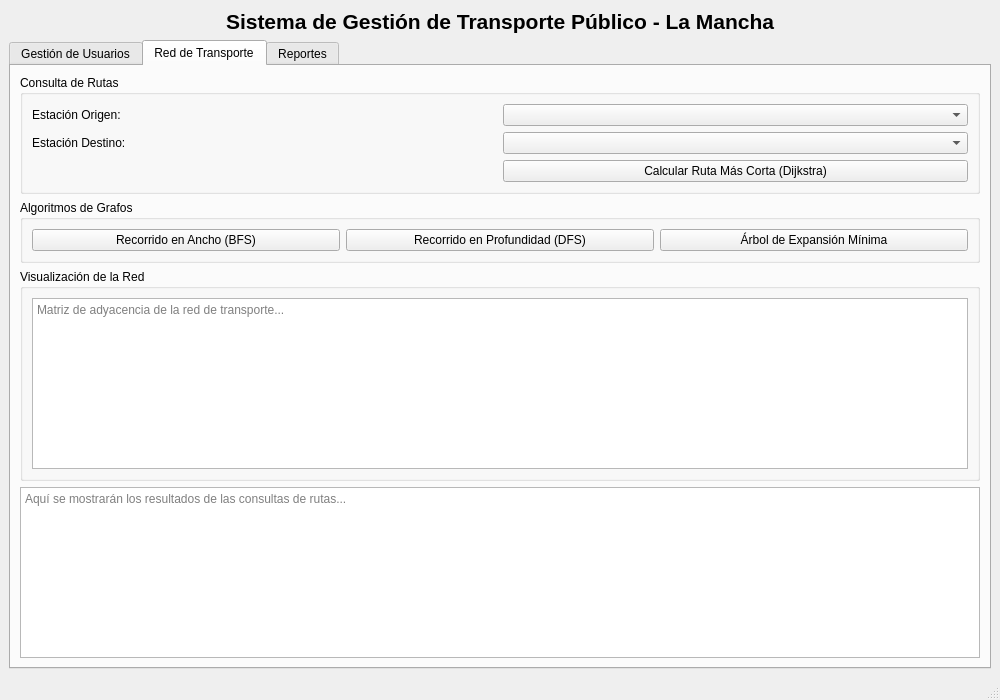
<?xml version="1.0" encoding="UTF-8"?>
<ui version="4.0">
 <class>MainWindow</class>
 <widget class="QMainWindow" name="MainWindow">
  <property name="geometry">
   <rect>
    <x>0</x>
    <y>0</y>
    <width>1000</width>
    <height>700</height>
   </rect>
  </property>
  <property name="windowTitle">
   <string>RUTAS DE TRANSPORTE 1.0 - La Mancha</string>
  </property>
  <widget class="QWidget" name="centralwidget">
   <layout class="QVBoxLayout" name="verticalLayout">
    <item>
     <widget class="QLabel" name="lblTitulo">
      <property name="font">
       <font>
        <pointsize>16</pointsize>
        <bold>true</bold>
       </font>
      </property>
      <property name="text">
       <string>Sistema de Gestión de Transporte Público - La Mancha</string>
      </property>
      <property name="alignment">
       <set>Qt::AlignmentFlag::AlignCenter</set>
      </property>
     </widget>
    </item>
    <item>
     <widget class="QTabWidget" name="tabWidget">
      <property name="currentIndex">
       <number>1</number>
      </property>
      <widget class="QWidget" name="tabUsuarios">
       <attribute name="title">
        <string>Gestión de Usuarios</string>
       </attribute>
       <layout class="QVBoxLayout" name="verticalLayout_2">
        <item>
         <widget class="QGroupBox" name="groupBoxRegistro">
          <property name="title">
           <string>Registrar Nuevo Usuario</string>
          </property>
          <layout class="QFormLayout" name="formLayout">
           <item row="0" column="0">
            <widget class="QLabel" name="lblIdentificacion">
             <property name="text">
              <string>Identificación:</string>
             </property>
            </widget>
           </item>
           <item row="0" column="1">
            <widget class="QLineEdit" name="txtIdentificacion">
             <property name="placeholderText">
              <string>Ingrese número de identificación</string>
             </property>
            </widget>
           </item>
           <item row="1" column="0">
            <widget class="QLabel" name="lblNombre">
             <property name="text">
              <string>Nombre:</string>
             </property>
            </widget>
           </item>
           <item row="1" column="1">
            <widget class="QLineEdit" name="txtNombre">
             <property name="placeholderText">
              <string>Ingrese nombre completo</string>
             </property>
            </widget>
           </item>
           <item row="2" column="0">
            <widget class="QLabel" name="lblEdad">
             <property name="text">
              <string>Edad:</string>
             </property>
            </widget>
           </item>
           <item row="2" column="1">
            <widget class="QSpinBox" name="spinEdad">
             <property name="minimum">
              <number>1</number>
             </property>
             <property name="maximum">
              <number>120</number>
             </property>
            </widget>
           </item>
           <item row="3" column="0">
            <widget class="QLabel" name="lblSaldo">
             <property name="text">
              <string>Saldo Inicial:</string>
             </property>
            </widget>
           </item>
           <item row="3" column="1">
            <widget class="QDoubleSpinBox" name="spinSaldo">
             <property name="prefix">
              <string>₡ </string>
             </property>
             <property name="maximum">
              <double>999999.989999999990687</double>
             </property>
            </widget>
           </item>
           <item row="4" column="1">
            <layout class="QHBoxLayout" name="horizontalLayout">
             <item>
              <widget class="QPushButton" name="btnRegistrar">
               <property name="text">
                <string>Registrar Usuario</string>
               </property>
              </widget>
             </item>
             <item>
              <widget class="QPushButton" name="btnBuscar">
               <property name="text">
                <string>Buscar Usuario</string>
               </property>
              </widget>
             </item>
             <item>
              <widget class="QPushButton" name="btnEliminar">
               <property name="text">
                <string>Eliminar Usuario</string>
               </property>
              </widget>
             </item>
            </layout>
           </item>
          </layout>
         </widget>
        </item>
        <item>
         <widget class="QGroupBox" name="groupBoxRecorridos">
          <property name="title">
           <string>Recorridos del Árbol</string>
          </property>
          <layout class="QHBoxLayout" name="horizontalLayout_2">
           <item>
            <widget class="QPushButton" name="btnPreOrden">
             <property name="text">
              <string>Pre-Orden</string>
             </property>
            </widget>
           </item>
           <item>
            <widget class="QPushButton" name="btnEnOrden">
             <property name="text">
              <string>En-Orden</string>
             </property>
            </widget>
           </item>
           <item>
            <widget class="QPushButton" name="btnPostOrden">
             <property name="text">
              <string>Post-Orden</string>
             </property>
            </widget>
           </item>
           <item>
            <widget class="QPushButton" name="btnOrdenarAlfabeticamente">
             <property name="text">
              <string>Ordenar Alfabéticamente</string>
             </property>
            </widget>
           </item>
          </layout>
         </widget>
        </item>
        <item>
         <widget class="QTextEdit" name="txtResultadosUsuarios">
          <property name="readOnly">
           <bool>true</bool>
          </property>
          <property name="placeholderText">
           <string>Aquí se mostrarán los resultados de las operaciones con usuarios...</string>
          </property>
         </widget>
        </item>
       </layout>
      </widget>
      <widget class="QWidget" name="tabRutas">
       <attribute name="title">
        <string>Red de Transporte</string>
       </attribute>
       <layout class="QVBoxLayout" name="verticalLayout_3">
        <item>
         <widget class="QGroupBox" name="groupBoxConsultaRuta">
          <property name="title">
           <string>Consulta de Rutas</string>
          </property>
          <layout class="QGridLayout" name="gridLayout">
           <item row="0" column="0">
            <widget class="QLabel" name="lblOrigen">
             <property name="text">
              <string>Estación Origen:</string>
             </property>
            </widget>
           </item>
           <item row="0" column="1">
            <widget class="QComboBox" name="cmbOrigen"/>
           </item>
           <item row="1" column="0">
            <widget class="QLabel" name="lblDestino">
             <property name="text">
              <string>Estación Destino:</string>
             </property>
            </widget>
           </item>
           <item row="1" column="1">
            <widget class="QComboBox" name="cmbDestino"/>
           </item>
           <item row="2" column="1">
            <widget class="QPushButton" name="btnCalcularRutaMasCorta">
             <property name="text">
              <string>Calcular Ruta Más Corta (Dijkstra)</string>
             </property>
            </widget>
           </item>
          </layout>
         </widget>
        </item>
        <item>
         <widget class="QGroupBox" name="groupBoxAlgoritmos">
          <property name="title">
           <string>Algoritmos de Grafos</string>
          </property>
          <layout class="QHBoxLayout" name="horizontalLayout_3">
           <item>
            <widget class="QPushButton" name="btnRecorridoAncho">
             <property name="text">
              <string>Recorrido en Ancho (BFS)</string>
             </property>
            </widget>
           </item>
           <item>
            <widget class="QPushButton" name="btnRecorridoProfundidad">
             <property name="text">
              <string>Recorrido en Profundidad (DFS)</string>
             </property>
            </widget>
           </item>
           <item>
            <widget class="QPushButton" name="btnArbolExpansionMinima">
             <property name="text">
              <string>Árbol de Expansión Mínima</string>
             </property>
            </widget>
           </item>
          </layout>
         </widget>
        </item>
        <item>
         <widget class="QGroupBox" name="groupBoxVisualizacion">
          <property name="title">
           <string>Visualización de la Red</string>
          </property>
          <layout class="QVBoxLayout" name="verticalLayout_4">
           <item>
            <widget class="QTextEdit" name="txtMatrizAdyacencia">
             <property name="readOnly">
              <bool>true</bool>
             </property>
             <property name="placeholderText">
              <string>Matriz de adyacencia de la red de transporte...</string>
             </property>
            </widget>
           </item>
          </layout>
         </widget>
        </item>
        <item>
         <widget class="QTextEdit" name="txtResultadosRutas">
          <property name="readOnly">
           <bool>true</bool>
          </property>
          <property name="placeholderText">
           <string>Aquí se mostrarán los resultados de las consultas de rutas...</string>
          </property>
         </widget>
        </item>
       </layout>
      </widget>
      <widget class="QWidget" name="tabReportes">
       <attribute name="title">
        <string>Reportes</string>
       </attribute>
       <layout class="QVBoxLayout" name="verticalLayout_5">
        <item>
         <widget class="QGroupBox" name="groupBoxGenerarReportes">
          <property name="title">
           <string>Generar Reportes</string>
          </property>
          <layout class="QHBoxLayout" name="horizontalLayout_4">
           <item>
            <widget class="QPushButton" name="btnReporteUsuarios">
             <property name="text">
              <string>Reporte de Usuarios</string>
             </property>
            </widget>
           </item>
           <item>
            <widget class="QPushButton" name="btnReporteRutas">
             <property name="text">
              <string>Reporte de Rutas</string>
             </property>
            </widget>
           </item>
           <item>
            <widget class="QPushButton" name="btnReporteCompleto">
             <property name="text">
              <string>Reporte Completo</string>
             </property>
            </widget>
           </item>
           <item>
            <widget class="QPushButton" name="btnExportarReporte">
             <property name="text">
              <string>Exportar a reportes.txt</string>
             </property>
            </widget>
           </item>
          </layout>
         </widget>
        </item>
        <item>
         <widget class="QTextEdit" name="txtReportes">
          <property name="readOnly">
           <bool>true</bool>
          </property>
          <property name="placeholderText">
           <string>Aquí se mostrarán los reportes generados...</string>
          </property>
         </widget>
        </item>
       </layout>
      </widget>
     </widget>
    </item>
   </layout>
  </widget>
  <widget class="QStatusBar" name="statusbar"/>
  <action name="actionCargarDatos">
   <property name="text">
    <string>Cargar Datos</string>
   </property>
  </action>
  <action name="actionGuardarDatos">
   <property name="text">
    <string>Guardar Datos</string>
   </property>
  </action>
  <action name="actionSalir">
   <property name="text">
    <string>Salir</string>
   </property>
  </action>
  <action name="actionAcercaDe">
   <property name="text">
    <string>Acerca de</string>
   </property>
  </action>
 </widget>
 <resources/>
 <connections/>
</ui>
